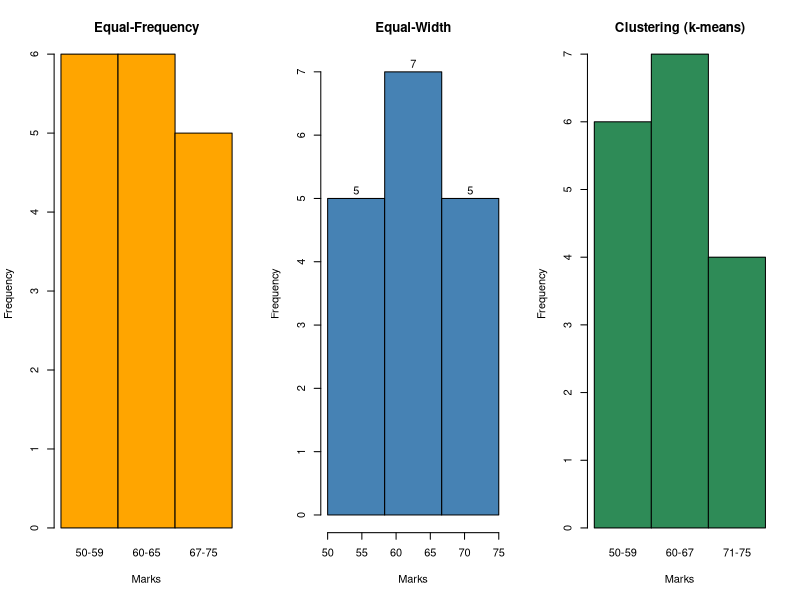

Write R code to recreate this figure.
# ==============================================================================
# Course: CSA1604 - Data Warehousing and Data Mining
# Name: Vino Aldrin E
# Register No: 192511481
# Experiment 37: Partitioning Marks into Bins (Equal-Frequency, Equal-Width, Clustering) and Histogram
# ==============================================================================
# AIM:
# To partition the model exam marks into three bins using equal-frequency,
# equal-width and clustering methods and plot the data points using histograms.
marks <- c(55, 60, 71, 63, 55, 65, 50, 55, 58, 59, 61, 63, 65, 67, 71, 72, 75)
marks <- sort(marks)
marks
# (a) Equal-frequency (equi-depth) partitioning - 3 bins
ef <- split(marks, ceiling(seq_along(marks) / ceiling(length(marks) / 3)))
ef
# (b) Equal-width partitioning - 3 bins
w <- (max(marks) - min(marks)) / 3
w
ew_breaks <- seq(min(marks), max(marks), length.out = 4)
ew <- split(marks, cut(marks, breaks = ew_breaks, include.lowest = TRUE))
ew
# (c) Clustering (k-means, 3 clusters)
set.seed(1)
km <- kmeans(marks, centers = 3, nstart = 25)
cl <- split(marks, km$cluster)
cl <- cl[order(sapply(cl, min))]
names(cl) <- 1:3
cl
# Histograms
rng <- function(b) sapply(b, function(x) paste0(min(x), "-", max(x)))
par(mfrow = c(1, 3))
barplot(sapply(ef, length), names.arg = rng(ef), space = 0, col = "orange",
        main = "Equal-Frequency", xlab = "Marks", ylab = "Frequency")
hist(marks, breaks = ew_breaks, col = "steelblue",
     main = "Equal-Width", xlab = "Marks", labels = TRUE)
barplot(sapply(cl, length), names.arg = rng(cl), space = 0, col = "seagreen",
        main = "Clustering (k-means)", xlab = "Marks", ylab = "Frequency")
